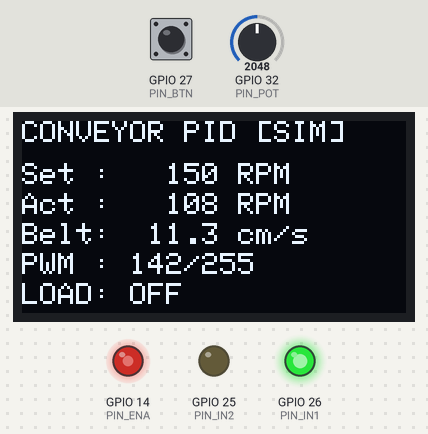
A sketch run on a simulated ESP32. On the bench: 128×64 one-colour display, output pins drawn as LEDs (lit = HIGH). Inputs (shaded band) come from the test bench; at power-on: GPIO 27 (PIN_BTN) HIGH, GPIO 32 (PIN_POT) = 2048 (analog values on the 0–4095 scale). What the sketch prints to the serial monitor is not drawn.

Above: at 1.2 s.
1.3 s: GPIO 27 (PIN_BTN) pulled LOW for 0.15 s
At 2.04 s:
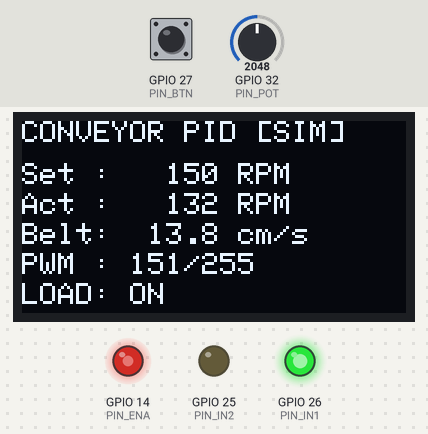
3.3 s: GPIO 27 (PIN_BTN) pulled LOW for 1 s
At 3.59 s:
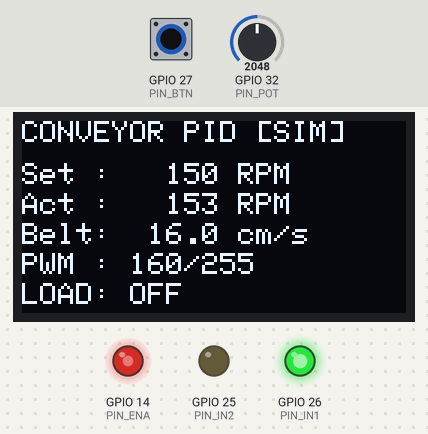
5.8 s: GPIO 32 (PIN_POT) set to 290
At 6.2 s:
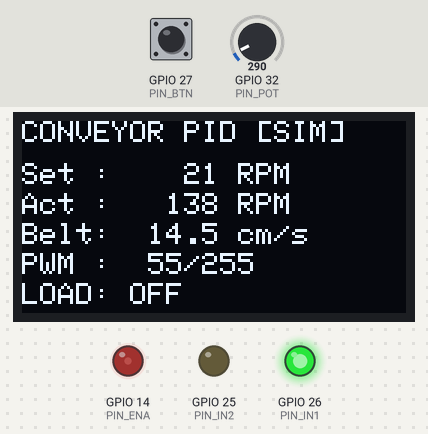
7.8 s: GPIO 32 (PIN_POT) set to 215
At 9.7 s:
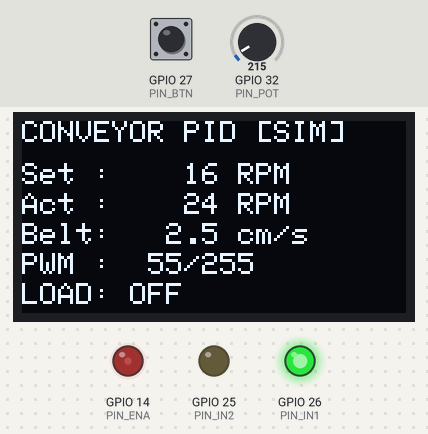
10.8 s: GPIO 32 (PIN_POT) set to 15
At 13.4 s:
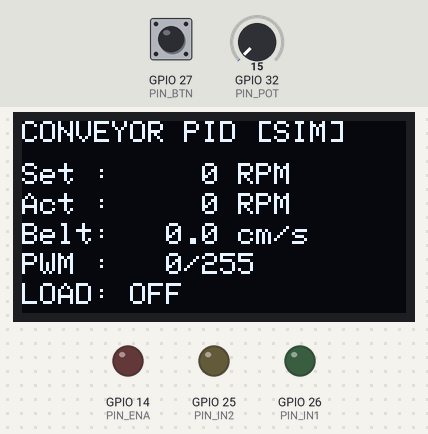
13.5 s: GPIO 32 (PIN_POT) set to 121
15.0 s: GPIO 32 (PIN_POT) set to 150
At 17.94 s:
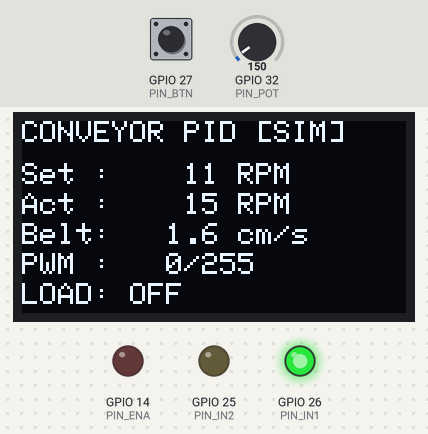
Timing chart, 0 to 19.0 s (numbered marks = the images above; inputs shaded):
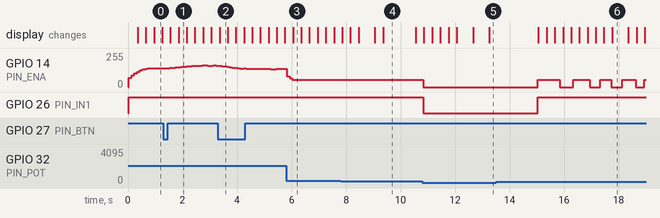

Measured:
- the behaviour switches between 136 and 137 on GPIO 32 (PIN_POT) (found by bisection; images 5 and 6)
- after the input at 1.3 s, the display: first changes after 0.26 s (image 1 shows a later state)
- after the input at 3.3 s, GPIO 14 (PIN_ENA): 161/255 → 159/255 at once, → 157/255 0.10 s later, → 155/255 0.10 s later, → 153/255 0.10 s later, … (20 changes in this stretch); the display: changes after 0.06 s (image 2)
- after the input at 7.8 s, the display: changes after 0.06 s (image 4)
- after the input at 10.8 s, GPIO 26 (PIN_IN1): HIGH → LOW at once
- after the input at 13.5 s, every drawn part: stays the same
- after the input at 15.0 s, GPIO 14 (PIN_ENA): 0/255 → 55/255 at once, → 0/255 0.80 s later, → 55/255 0.50 s later, → 0/255 0.60 s later, … (9 changes in this stretch); GPIO 26 (PIN_IN1): LOW → HIGH at once; the display: first changes after 0.06 s (image 6 shows a later state)

The sketch:

sketch.ino
```cpp
/*
 * Automated Mini Conveyor Belt Speed Regulator
 * ESP32 + L298N + DC motor + optical (slotted-disc) sensor, closed-loop PID
 *
 * SIM_MODE 1 : no motor/sensor needed. A software motor model generates the
 *              optical pulses, so the full control loop runs in Wokwi.
 * SIM_MODE 0 : real hardware. Optical sensor output -> GPIO34 (interrupt).
 *
 * Controls
 *   Potentiometer (GPIO32) : target belt speed (0 .. MAX_SET_RPM)
 *   Button        (GPIO27) : toggle LOAD disturbance (SIM) / log marker (real)
 *
 * NOTE: save this file as sketch.ino (Wokwi) - not main.c
 */
#include <Arduino.h>
#include <Wire.h>
#include <Adafruit_GFX.h>
#include <Adafruit_SSD1306.h>

#define SIM_MODE 1

// ---------- Pins ----------
#define PIN_ENA     14   // L298N ENA (PWM)
#define PIN_IN1     26   // L298N IN1
#define PIN_IN2     25   // L298N IN2
#define PIN_SENSOR  34   // optical sensor OUT (input only pin)
#define PIN_POT     32
#define PIN_BTN     27   // active LOW
#define OLED_SDA    21
#define OLED_SCL    22

// ---------- Mechanical ----------
#define SLOTS          40        // slots on the encoder disc (pulses / rev)
#define ROLLER_D_CM    2.0f      // belt roller diameter
#define MAX_SET_RPM    300.0f

// ---------- Control ----------
#define CTRL_DT_MS     100
#define WIN            5         // sliding window = 5 x 100 ms = 0.5 s
#define KP             0.35f
#define KI             1.2f
#define KD             0.0f
#define OUT_MIN        0
#define OUT_MAX        255
#define MIN_START_DUTY 55        // L298N + motor dead zone compensation
#define PWM_FREQ       5000
#define PWM_BITS       8

// ---------- SIM motor model (same constants as docs/sim_model.py) ----------
#define SIM_MAX_RPM    330.0f
#define SIM_DEADBAND   40
#define SIM_TAU_S      0.4f
#define SIM_LOAD_DROP  0.20f

static Adafruit_SSD1306 oled(128, 64, &Wire, -1);

static volatile uint32_t pulseCount = 0;
static portMUX_TYPE mux = portMUX_INITIALIZER_UNLOCKED;
static bool loadOn = false;

static float simRpm = 0, simPhase = 0;

static void IRAM_ATTR sensorISR() {
  portENTER_CRITICAL_ISR(&mux);
  pulseCount++;
  portEXIT_CRITICAL_ISR(&mux);
}

static void motorForward(int duty) {
  digitalWrite(PIN_IN1, HIGH);
  digitalWrite(PIN_IN2, LOW);
  ledcWrite(PIN_ENA, duty);
}
static void motorStop() {
  digitalWrite(PIN_IN1, LOW);
  digitalWrite(PIN_IN2, LOW);
  ledcWrite(PIN_ENA, 0);
}

// Advance the software motor one control period and fake the optical pulses
static void simStep(int duty, float dt) {
  float target = 0;
  if (duty >= SIM_DEADBAND) {
    target = (duty - SIM_DEADBAND) / (255.0f - SIM_DEADBAND) * SIM_MAX_RPM;
    if (loadOn) target *= (1.0f - SIM_LOAD_DROP);
  }
  simRpm += (target - simRpm) * dt / SIM_TAU_S;
  simPhase += simRpm / 60.0f * dt * SLOTS;
  uint32_t p = (uint32_t)simPhase;
  simPhase -= p;
  portENTER_CRITICAL(&mux);
  pulseCount += p;
  portEXIT_CRITICAL(&mux);
}

static void drawOLED(float sp, float rpm, int duty) {
  float cms = rpm / 60.0f * PI * ROLLER_D_CM;
  oled.clearDisplay();
  oled.setTextColor(SSD1306_WHITE);
  oled.setTextSize(1);
  oled.setCursor(0, 0);  oled.print("CONVEYOR PID ");
  oled.print(SIM_MODE ? "[SIM]" : "[HW]");
  oled.setCursor(0, 14); oled.printf("Set : %5.0f RPM", sp);
  oled.setCursor(0, 24); oled.printf("Act : %5.0f RPM", rpm);
  oled.setCursor(0, 34); oled.printf("Belt: %5.1f cm/s", cms);
  oled.setCursor(0, 44); oled.printf("PWM : %3d/255", duty);
  oled.setCursor(0, 54); oled.print(loadOn ? "LOAD: ON" : "LOAD: OFF");
  oled.display();
}

void setup() {
  Serial.begin(115200);
  pinMode(PIN_IN1, OUTPUT);
  pinMode(PIN_IN2, OUTPUT);
  pinMode(PIN_BTN, INPUT_PULLUP);
  pinMode(PIN_SENSOR, INPUT);
  analogReadResolution(12);

  ledcAttach(PIN_ENA, PWM_FREQ, PWM_BITS);   // ESP32 Arduino core 3.x API
  motorStop();

  Wire.begin(OLED_SDA, OLED_SCL);
  if (!oled.begin(SSD1306_SWITCHCAPVCC, 0x3C)) {
    Serial.println("OLED not found, continuing without display");
  }
#if !SIM_MODE
  attachInterrupt(digitalPinToInterrupt(PIN_SENSOR), sensorISR, RISING);
#endif
  Serial.println("t_ms,setpoint_rpm,measured_rpm,pwm,load");
}

void loop() {
  static uint32_t nextTick = millis();
  static uint32_t hist[WIN] = {0};
  static int hi = 0;
  static float integ = 0, prevErr = 0;
  static int duty = 0;
  static bool lastBtn = HIGH;
  static uint32_t lastDraw = 0;
  static float rpmMeas = 0, sp = 0;

  if ((int32_t)(millis() - nextTick) < 0) return;
  nextTick += CTRL_DT_MS;
  const float dt = CTRL_DT_MS / 1000.0f;

  // button (edge)
  bool b = digitalRead(PIN_BTN);
  if (lastBtn == HIGH && b == LOW) {
    loadOn = !loadOn;
    Serial.println(loadOn ? "# LOAD ON" : "# LOAD OFF");
  }
  lastBtn = b;

  // setpoint from potentiometer (small dead zone at the bottom = stop)
  int raw = analogRead(PIN_POT);
  sp = raw * MAX_SET_RPM / 4095.0f;
  if (sp < 10) sp = 0;

#if SIM_MODE
  simStep(duty, dt);
#endif

  // measure speed: pulses in the last WIN periods
  portENTER_CRITICAL(&mux);
  uint32_t pc = pulseCount;
  pulseCount = 0;
  portEXIT_CRITICAL(&mux);
  hist[hi] = pc;
  hi = (hi + 1) % WIN;
  uint32_t sum = 0;
  for (int i = 0; i < WIN; i++) sum += hist[i];
  rpmMeas = (float)sum / SLOTS / (WIN * dt) * 60.0f;

  // PID with anti-windup
  if (sp <= 0) {
    integ = 0;
    duty = 0;
    motorStop();
  } else {
    float err = sp - rpmMeas;
    integ += err * dt;
    float u = KP * err + KI * integ + KD * (err - prevErr) / dt;
    float sat = constrain(u, (float)OUT_MIN, (float)OUT_MAX);
    if (u != sat) integ -= err * dt;       // stop integrating when saturated
    duty = (int)sat;
    if (duty > 0 && duty < MIN_START_DUTY) duty = MIN_START_DUTY;
    prevErr = err;
    motorForward(duty);
  }

  Serial.printf("%lu,%.1f,%.1f,%d,%d\n", millis(), sp, rpmMeas, duty, loadOn ? 1 : 0);

  if (millis() - lastDraw >= 250) {
    lastDraw = millis();
    drawOLED(sp, rpmMeas, duty);
  }
}
```
